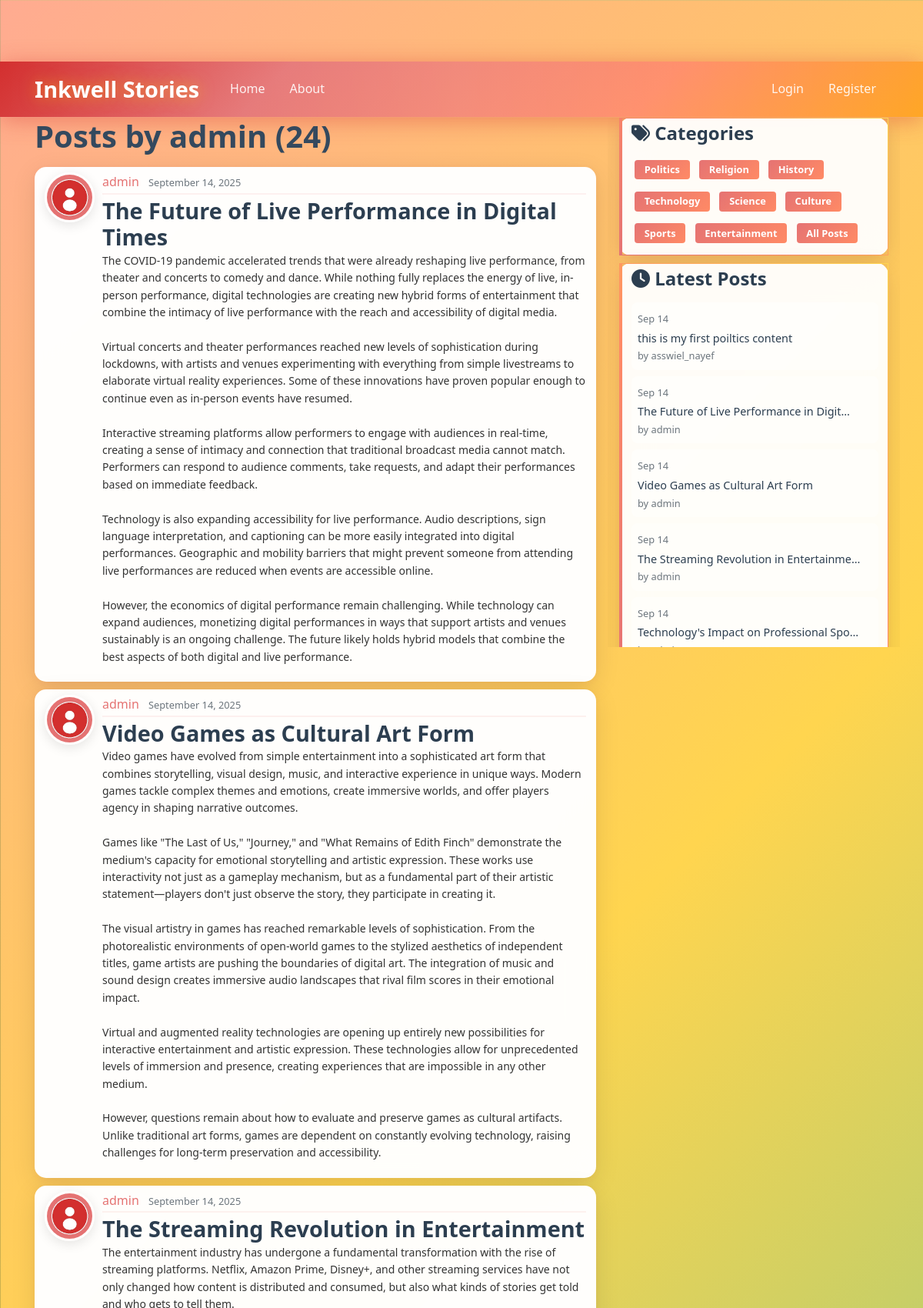
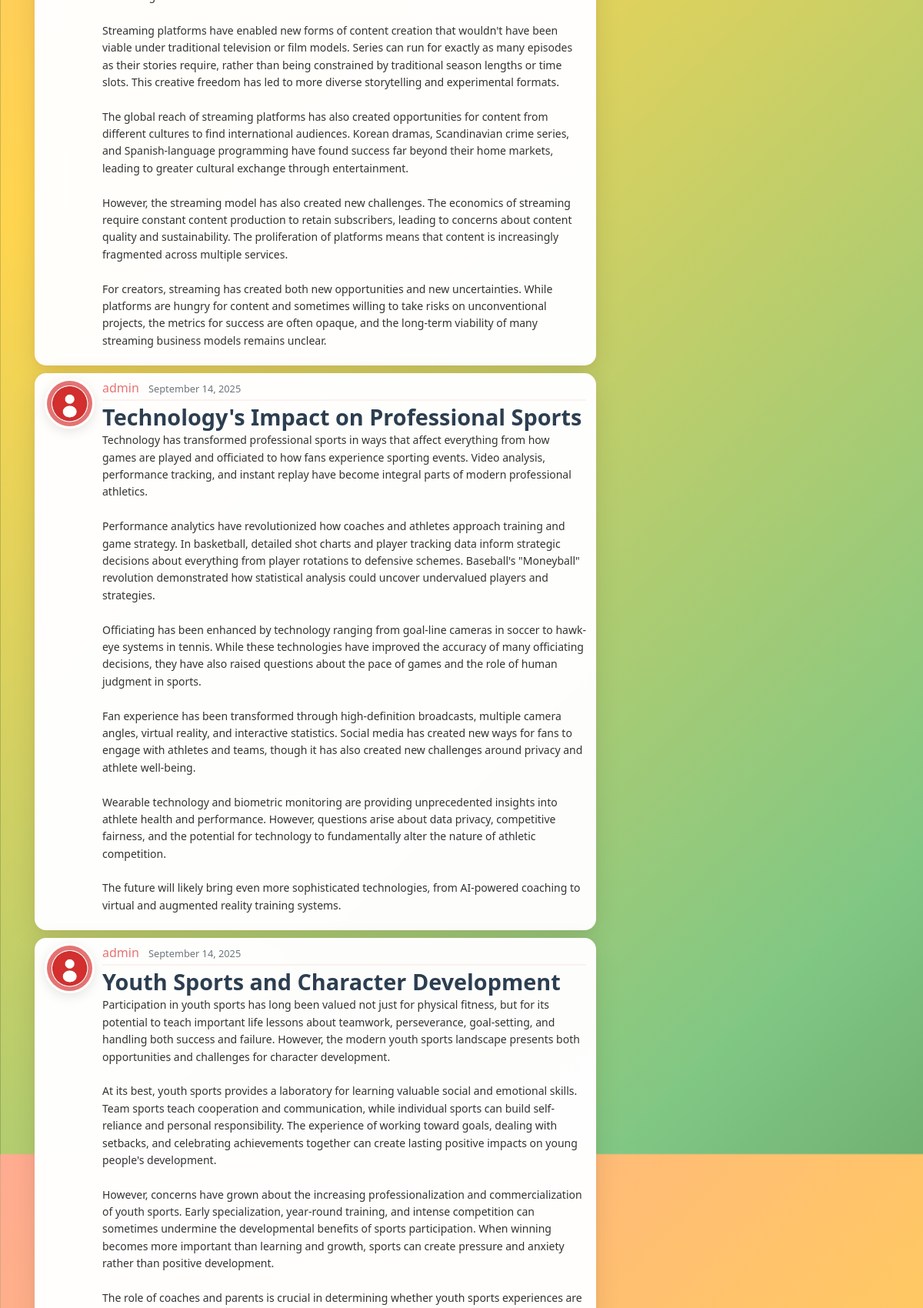
Screenshot of /user/admin (upper part) with the database file from the repository (2 pictures, top to bottom).
### blog/models.py (models this page shows, shortened)
class Post(models.Model):
    CATEGORY_CHOICES = [
        ('politics', 'Politics'),
        ('religion', 'Religion'),
        ('history', 'History'),
        ('technology', 'Technology'),
        ('science', 'Science'),
        ('culture', 'Culture'),
        ('sports', 'Sports'),
        ('entertainment', 'Entertainment'),
        ('other', 'Something else'),
    ]
    title = models.CharField(max_length=100)
    content = models.TextField()
    category = models.CharField(max_length=20, choices=CATEGORY_CHOICES, default='other')
    custom_category = models.CharField(max_length=50, blank=True, null=True, help_text="Enter a custom category if 'Something else' is selected")
    date_posted = models.DateTimeField(default = timezone.now) #when the object is createsd we will assigne the current time to it
    author = models.ForeignKey(User, on_delete=models.CASCADE) # if user is deleted their posts will be delted as well

### users/models.py (models this page shows, shortened)
class Profile(models.Model):
    user = models.OneToOneField(User, on_delete=models.CASCADE) #when deleting user profile will be dleted also
    image = models.ImageField(default='default.jpg', upload_to='profile_pic')

### blog/views.py (the view)
# urls.py: path('user/<str:username>', views.user_posts, name='user-posts'),
def user_posts(request, username):
    user = get_object_or_404(User, username=username)
    posts = Post.objects.filter(author=user).order_by('-date_posted')
    return render(request, 'blog/user_posts.html', {'posts': posts, 'page_user': user})

### blog/templates/blog/user_posts.html (shortened to what this page needs)
{% extends "blog/base.html" %}
{% block content %}
    <h1 class="mb-3">Posts by {{ page_user.username }} ({{ posts.count }})</h1>
    {% for post in posts %}
        <article class="media content-section">
          <img class="rounded-circle article-img" src="{{ post.author.profile.image.url }}">
          <div class="media-body">
            <div class="article-metadata">
              <a class="mr-2" href="{% url 'user-posts' post.author.username %}">{{ post.author }}</a>
              <small class="text-muted">{{ post.date_posted|date:"F d, Y" }}</small>
            </div>
            <h2><a class="article-title" href="{% url 'post-detail' post.id %}">{{ post.title }}</a></h2>
            <p class="article-content">{{ post.content }}</p>
          </div>
        </article>
    {% endfor %}
{% endblock content %}

### blog/templates/blog/base.html (shortened to what this page needs)
{% load static %}
<!DOCTYPE html>
<html>
<head>
    <link rel="stylesheet" href="https://maxcdn.bootstrapcdn.com/bootstrap/4.0.0/css/bootstrap.min.css">
    <link rel="stylesheet" href="https://cdnjs.cloudflare.com/ajax/libs/font-awesome/6.0.0/css/all.min.css">
    <link rel="stylesheet" type="text/css" href="{% static 'blog/main.css' %}">
</head>
<body>
    <header class="site-header">
      <nav class="navbar navbar-expand-md navbar-dark bg-steel fixed-top">
        <div class="container">
          <a class="navbar-brand mr-4" href="{% url 'blog-home' %}">Inkwell Stories</a>
          <div class="collapse navbar-collapse" id="navbarToggle">
            <div class="navbar-nav mr-auto">
              <a class="nav-item nav-link" href="{% url 'blog-home' %}">Home</a>
              <a class="nav-item nav-link" href="{% url 'blog-about' %}">About</a>
            </div>
            <div class="navbar-nav">
              {% if user.is_authenticated %}
                <a class="nav-item nav-link" href="{% url 'profile' %}">Profile</a>
                <a class="nav-item nav-link" href="{% url 'logout' %}">Logout</a>
              {% else %}
                <a class="nav-item nav-link" href="{% url 'login' %}">Login</a>
                <a class="nav-item nav-link" href="{% url 'register' %}">Register</a>
              {% endif %}
            </div>
          </div>
        </div>
      </nav>
    </header>
    <main role="main" class="container">
      <div class="row">
        <div class="col-md-8">
          {% block content %}{% endblock %}
        </div>
        <div class="col-md-4">
          <div class="content-section mb-3">
            <h4><i class="fas fa-tags"></i> Categories</h4>
            <div class="category-list">
              <a href="?category=politics" class="badge badge-politics m-1">Politics</a>
              <a href="?category=religion" class="badge badge-religion m-1">Religion</a>
              <a href="?category=history" class="badge badge-history m-1">History</a>
              <a href="?category=technology" class="badge badge-technology m-1">Technology</a>
              <a href="?category=science" class="badge badge-science m-1">Science</a>
              <a href="?category=culture" class="badge badge-culture m-1">Culture</a>
              <a href="?category=sports" class="badge badge-sports m-1">Sports</a>
              <a href="?category=entertainment" class="badge badge-entertainment m-1">Entertainment</a>
              <a href="?" class="badge badge-all m-1">All Posts</a>
            </div>
          </div>
          <div class="content-section mb-3">
            <h4><i class="fas fa-clock"></i> Latest Posts</h4>
            <div class="latest-posts">
              {% for post in latest_posts %}
              <div class="latest-post-item mb-2">
                <small class="text-muted">{{ post.date_posted|date:"M d" }}</small>
                <br>
                <a href="{% url 'post-detail' post.pk %}" class="latest-post-title">{{ post.title|truncatechars:40 }}</a>
                <small class="text-muted d-block">by {{ post.author.username }}</small>
              </div>
              {% empty %}
              <p class="text-muted">No posts yet.</p>
              {% endfor %}
            </div>
          </div>
        </div>
      </div>
    </main>
</body>
</html>

### rows the page displays
Post: author.profile.image (picture), author "admin", date_posted "September 14, 2025", title "The Future of Live Performance in Digital Times", content "The COVID-19 pandemic accelerated trends that were already reshaping live performance, from theater and concerts to comedy and dance. While nothing fully replaces the energy of live, in-person performance, digital technologies are creating new hybrid forms of entertainment that combine the intimacy of live performance with the reach and accessibility of digital media. Virtual concerts and theater performances reached new levels of sophistication during lockdowns, with artists and venues experimenting with everything from simple livestreams to elaborate virtual reality experiences. Some of these innovations have proven popular enough to continue even as in-person events have resumed.…", date_posted "Sep 14", title "The Future of Live Performance in Digit…", author.username "admin"
Post: author.profile.image (picture), author "admin", date_posted "September 14, 2025", title "Video Games as Cultural Art Form", content "Video games have evolved from simple entertainment into a sophisticated art form that combines storytelling, visual design, music, and interactive experience in unique ways. Modern games tackle complex themes and emotions, create immersive worlds, and offer players agency in shaping narrative outcomes. Games like \"The Last of Us,\" \"Journey,\" and \"What Remains of Edith Finch\" demonstrate the medium's capacity for emotional storytelling and artistic expression. These works use interactivity not just as a gameplay mechanism, but as a fundamental part of their artistic statement—players don't just observe the story, they participate in creating it. The visual artistry in games has reached…", date_posted "Sep 14", author.username "admin"
Post: author.profile.image (picture), author "admin", date_posted "September 14, 2025", title "The Streaming Revolution in Entertainment", content "The entertainment industry has undergone a fundamental transformation with the rise of streaming platforms. Netflix, Amazon Prime, Disney+, and other streaming services have not only changed how content is distributed and consumed, but also what kinds of stories get told and who gets to tell them. Streaming platforms have enabled new forms of content creation that wouldn't have been viable under traditional television or film models. Series can run for exactly as many episodes as their stories require, rather than being constrained by traditional season lengths or time slots. This creative freedom has led to more diverse storytelling and experimental formats. The global reach of streaming…", date_posted "Sep 14", title "The Streaming Revolution in Entertainme…", author.username "admin"
Post: author.profile.image (picture), author "admin", date_posted "September 14, 2025", title "Technology's Impact on Professional Sports", content "Technology has transformed professional sports in ways that affect everything from how games are played and officiated to how fans experience sporting events. Video analysis, performance tracking, and instant replay have become integral parts of modern professional athletics. Performance analytics have revolutionized how coaches and athletes approach training and game strategy. In basketball, detailed shot charts and player tracking data inform strategic decisions about everything from player rotations to defensive schemes. Baseball's \"Moneyball\" revolution demonstrated how statistical analysis could uncover undervalued players and strategies. Officiating has been enhanced by technology…", date_posted "Sep 14", title "Technology's Impact on Professional Spo…"
Post: author.profile.image (picture), author "admin", date_posted "September 14, 2025", title "Youth Sports and Character Development"
Post: date_posted "Sep 14", title "this is my first poiltics content", author.username "asswiel_nayef"

### other values shown
{{ page_user.username }} "admin"
{{ posts.count }} "24"
